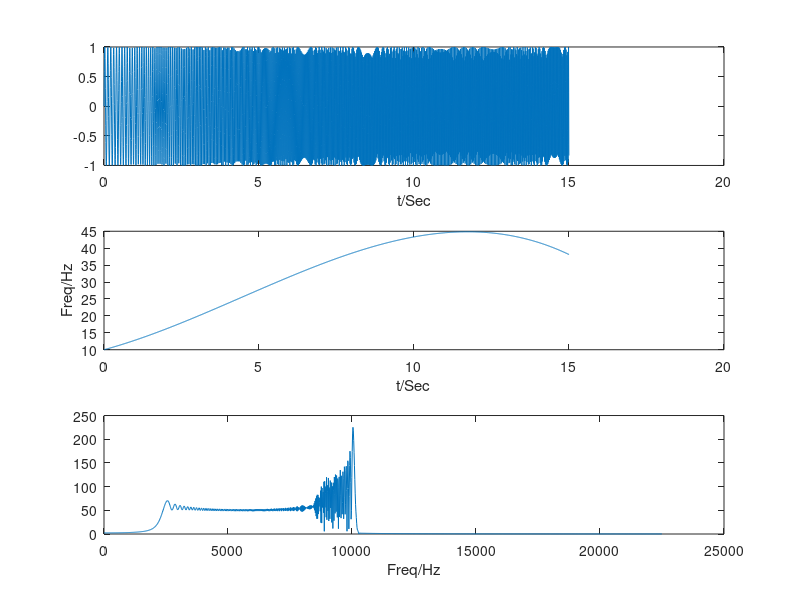

This chart was generated by the following MATLAB code: (Note: this script raises an error after producing the figure.)
clear all; clc; close all;

fs = 200;
t = 0 : 1/fs : 15;

c1 = 2 * pi * 10;            % initial frequency of the chirp excitation
c2 = 2 * pi * 5/2;           % set the speed of frequency change be 1 Hz/second
c3 = 2 * pi * 1/3;
c4 = 2 * pi * -1/40;

Sig = sin(c1 * t + c2 * t.^2 / 2 + c3 * t.^3 /3 + c4 * t.^4 /4);  
N = length(Sig);
IF = (c1 + c2*t + c3 *t.^2 + c4*t.^3)/2/pi;

figure
subplot(311), plot(t,Sig); xlabel('t/Sec'); 
subplot(312), plot(t,IF);  xlabel('t/Sec'); ylabel('Freq/Hz');
fft_Sig = fft(Sig);
subplot(313),plot([0:N/fs:N/fs*(N/2-1)],abs(fft_Sig(1:N/2)));  xlabel('Freq/Hz')

wlen = 256;                         % 帧长
% inc = wlen/4;                       % 帧移
inc = 1; 
nfft = wlen;                        % nfft长
[Spec_stft, f, t_stft] = mystftfun(Sig, wlen, inc, nfft, fs);
figure
imagesc(t_stft,f,abs(Spec_stft).^2); axis xy;
xlabel('时间/s'); ylabel('频率/Hz');
title('STFT谱图-mystftfun'); 
ylim([10 50]);

f = linspace(1, fs/2, N/2);
Spec_cwt = cwt_cmor(Sig,1,4,f,fs);
figure
imagesc(t,f,abs(Spec_cwt).^2); axis xy;
xlabel('时间/s'); ylabel('频率/Hz');
title('cwt\_cmor谱图');
ylim([10 50]);

Spec_cwt = cwt_cmor_2(Sig,1,4,f,fs);
figure
imagesc(t,f,abs(Spec_cwt).^2); axis xy;
xlabel('时间/s'); ylabel('频率/Hz');
title('cwt\_cmor谱图2');
ylim([10 50]);


wind=hanning(wlen);          % 窗函数
noverlap=wlen-1;             % 重叠部分长度
[B,freq,time]=spectrogram(Sig,wind,noverlap,wlen,fs);
figure
imagesc(time,freq,abs(B)); axis xy;
ylim([10 50]);
xlabel('时间/s'); ylabel('频率/Hz');
title('STFT谱图-spectrogram'); 


figure
[wt,f]=cwt(Sig,'amor',fs);
imagesc(t,f,abs(wt)); axis xy;
xlabel('时间/s'); ylabel('对数频率/Hz');
title('cwt谱图'); 


figure
args = {t,f,abs(wt).^2};
surf(args{:},'edgecolor','none');
view(0,90);
ylim([10 60]);
xlabel('时间/s'); ylabel('频率/Hz');
title('cwt谱图'); 